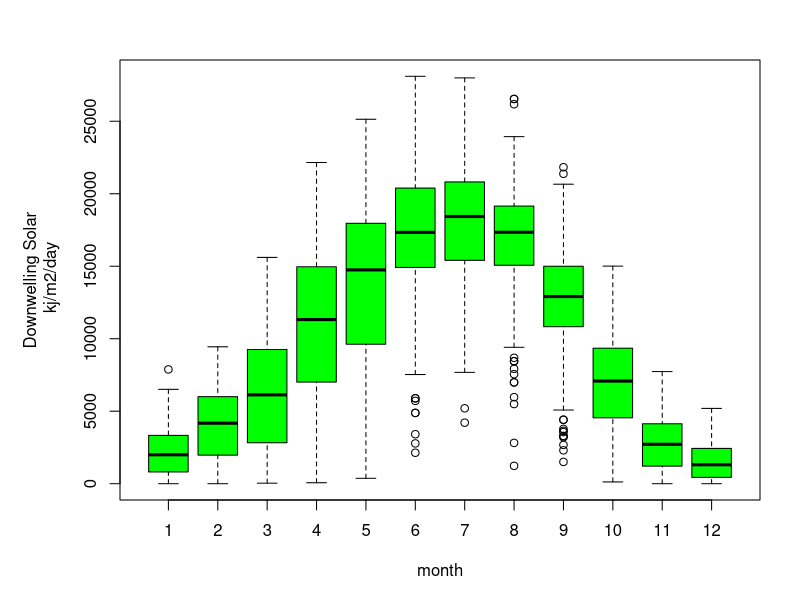

Write R code to recreate this figure.

sunlight = read.table("sun.txt", header=T)
par(mar=c(5,6,3,2))
boxplot(sunlight$Kdown_direct~sunlight$month,
        ylab="Downwelling Solar\n kj/m2/day",
        xlab="month", col="green")
